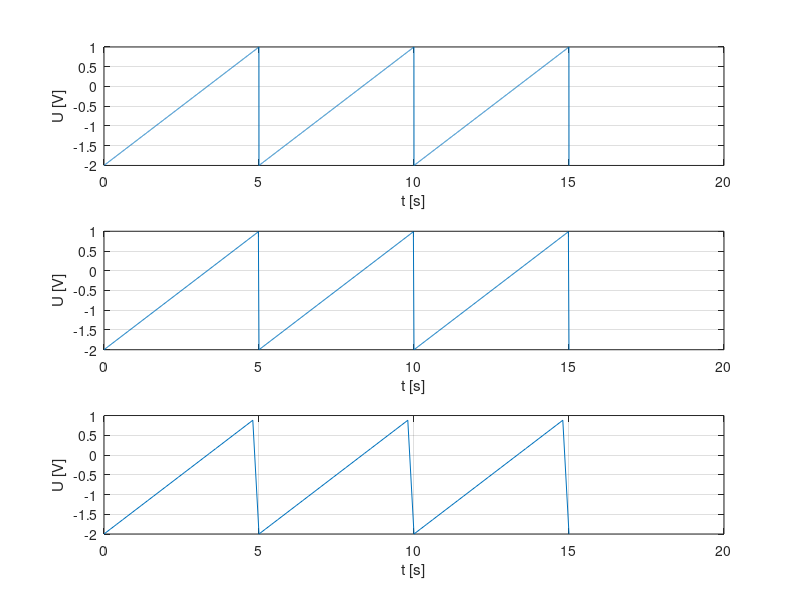

Here is the MATLAB script that generated this plot:
%rezolutie temporara de 2 ms
t=0:0.002:15;
f=0.2; %se vor afisa 3 perioade
cc=0.5;
ampl=1.5;
x=ampl*sawtooth(2*pi*f*t)-cc; 
subplot(3,1,1)
plot(t,x),grid,xlabel('t [s]'),ylabel('U [V]')
%am dedus componenta continua (+1-2)/2=-0.5, iar amplitudinea (+1-(-2)/2)=1.5
%am folosit functia subplot pentru a aseza cele trei grafice pentru cele
%trei rezolutii pe o singura figura

%rezolutie temporara de 20 ms
t=0:0.02:15;   
f=0.2; %se vor afisa 3 perioade
x=1.5*sawtooth(2*pi*0.2*t)-0.5;
subplot(3,1,2)
plot(t,x),grid,xlabel('t [s]'),ylabel('U [V]')


%rezolutie temporara de 200 ms
t=0:0.2:15;   
f=0.2; %se vor afisa 3 perioade
x=1.5*sawtooth(2*pi*0.2*t)-0.5;
subplot(3,1,3)
plot(t,x),grid,xlabel('t [s]'),ylabel('U [V]')